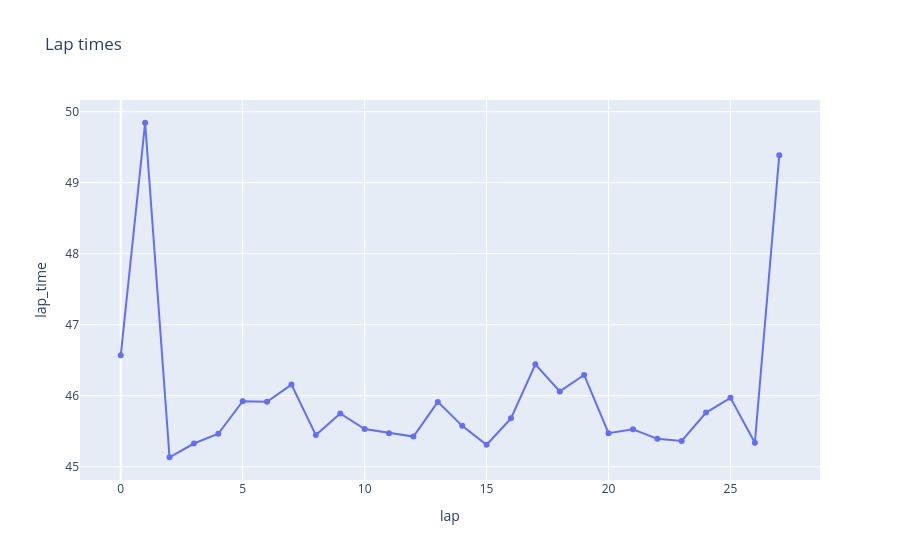

Notebook code for this chart:
### Code cell
laps = Laps()
laps.set_coordinate_system(cs)

for (s, span), t in zip(samples, t1):
    laps.add_point(s, t)

s = laps.pick_random_start()
laps.sectors.start_line = s
laps.update()

laps_times = pd.DataFrame(
    [dict(lap=i, lap_time=laps.lap_time(i)) for i in range(laps.laps_count())]
)
px.line(
    laps_times.loc[lambda d: (d["lap_time"] > 10) & (d["lap_time"] < 80)],
    x="lap",
    y="lap_time",
    title="Lap times",
    markers=True,
)

### Figure 1 — Plotly figure (JSON) as saved in the notebook; plotly's stock layout.template omitted (floating-point values rounded to 4 significant figures)
{"data": [{"hovertemplate": "lap=%{x}<br>lap_time=%{y}<extra></extra>", "legendgroup": "", "line": {"color": "#636efa", "dash": "solid"}, "marker": {"symbol": "circle"}, "mode": "lines+markers", "name": "", "orientation": "v", "showlegend": false, "type": "scatter", "x": [0, 1, 2, 3, 4, 5, 6, 7, 8, 9, 10, 11, 12, 13, 14, 15, 16, 17, 18, 19, 20, 21, 22, 23, 24, 25, 26, 27], "xaxis": "x", "y": [46.57, 49.84, 45.13, 45.33, 45.46, 45.92, 45.91, 46.16, 45.45, 45.75, 45.53, 45.47, 45.42, 45.91, 45.58, 45.31, 45.68, 46.44, 46.06, 46.29, 45.47, 45.53, 45.39, 45.36, 45.76, 45.97, 45.34, 49.38], "yaxis": "y"}], "layout": {"legend": {"tracegroupgap": 0}, "title": {"text": "Lap times"}, "xaxis": {"anchor": "y", "domain": [0, 1], "title": {"text": "lap"}}, "yaxis": {"anchor": "x", "domain": [0, 1], "title": {"text": "lap_time"}}}}
